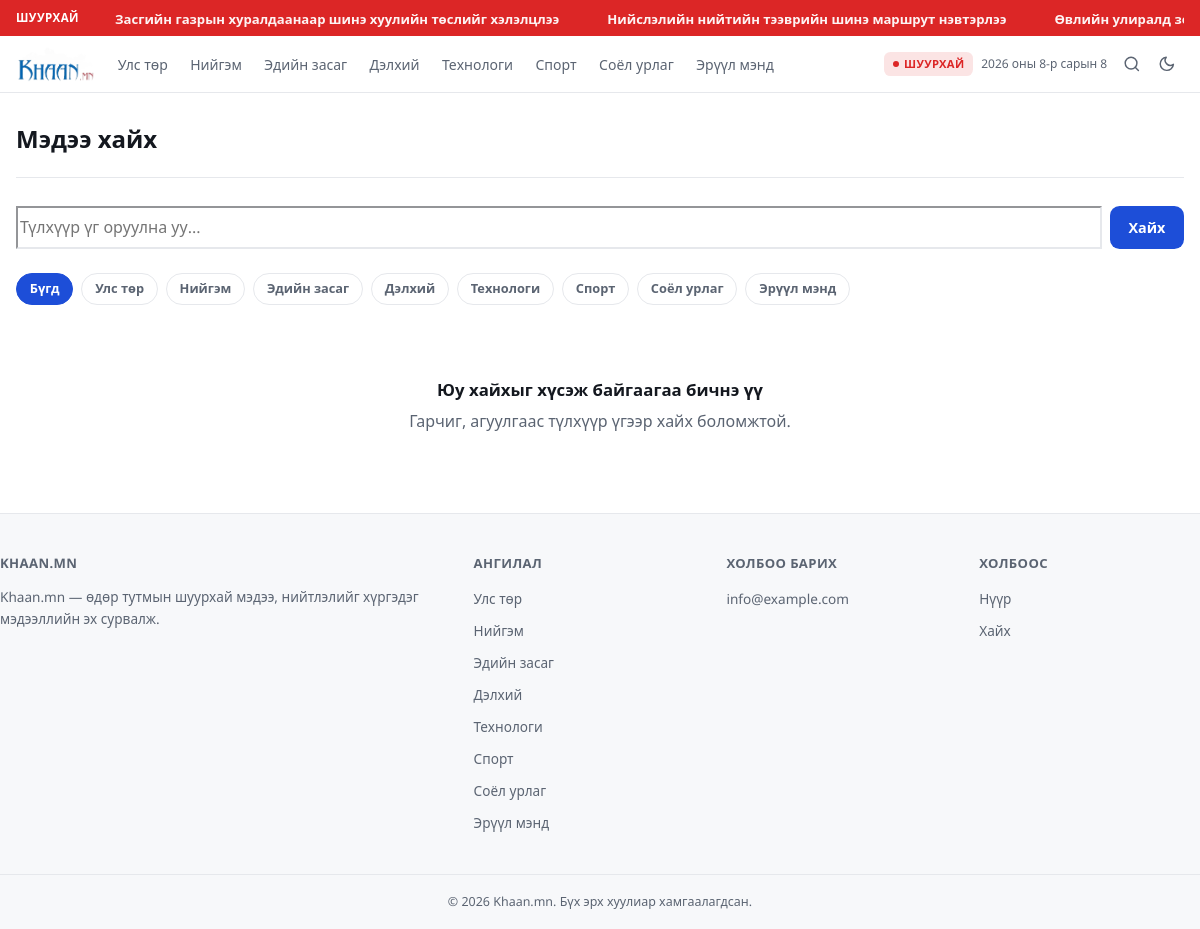
Screenshot of /search.php with the database file from the repository.
### tables this page shows
CREATE TABLE IF NOT EXISTS articles (
  id                      INT UNSIGNED AUTO_INCREMENT PRIMARY KEY,
  title                   VARCHAR(255) NOT NULL,
  slug                    VARCHAR(255) NOT NULL UNIQUE,
  excerpt                 TEXT NULL,
  content                 LONGTEXT NOT NULL,
  content_text            LONGTEXT NULL,
  status                  ENUM('draft','scheduled','published','archived') NOT NULL DEFAULT 'draft',
  featured_image_url      VARCHAR(500) NULL,
  featured_image_caption  VARCHAR(300) NULL,
  video_url               VARCHAR(500) NULL,
  category_id             INT UNSIGNED NULL,
  author_name             VARCHAR(120) NULL,
  is_featured             TINYINT(1) NOT NULL DEFAULT 0,
  is_breaking             TINYINT(1) NOT NULL DEFAULT 0,
  is_hero                 TINYINT(1) NOT NULL DEFAULT 0,
  reading_time_min        SMALLINT UNSIGNED NOT NULL DEFAULT 1,
  view_count              INT UNSIGNED NOT NULL DEFAULT 0,
  seo_title               VARCHAR(200) NULL,
  seo_description         VARCHAR(320) NULL,
  source_name             VARCHAR(160) NULL,
  source_url              VARCHAR(500) NULL,
  published_at            DATETIME NULL,
  scheduled_at            DATETIME NULL,
  created_at              DATETIME NOT NULL DEFAULT CURRENT_TIMESTAMP,
  updated_at              DATETIME NOT NULL DEFAULT CURRENT_TIMESTAMP ON UPDATE CURRENT_TIMESTAMP,
  CONSTRAINT fk_articles_category FOREIGN KEY (category_id) REFERENCES categories(id) ON DELETE SET NULL,
  KEY idx_articles_status (status),
  KEY idx_articles_category (category_id),
  KEY idx_articles_published (published_at),
  KEY idx_articles_featured (is_featured),
  KEY idx_articles_breaking (is_breaking),
  KEY idx_articles_hero (is_hero),
  FULLTEXT KEY ft_articles_search (title, excerpt, content_text)
);

CREATE TABLE IF NOT EXISTS site_settings (
  id                        TINYINT UNSIGNED NOT NULL PRIMARY KEY DEFAULT 1,
  site_name                 VARCHAR(160) NOT NULL DEFAULT 'Монгол Мэдээ',
  logo_url                  VARCHAR(500) NULL,
  logo_dark_url             VARCHAR(500) NULL,
  favicon_url               VARCHAR(500) NULL,
  primary_color             VARCHAR(7) NOT NULL DEFAULT '#1d4ed8',
  contact_email             VARCHAR(190) NULL,
  contact_phone             VARCHAR(60) NULL,
  contact_address           VARCHAR(255) NULL,
  facebook_url              VARCHAR(300) NULL,
  twitter_url               VARCHAR(300) NULL,
  youtube_url               VARCHAR(300) NULL,
  instagram_url             VARCHAR(300) NULL,
  footer_description        TEXT NULL,
  seo_default_title         VARCHAR(200) NULL,
  seo_default_description   VARCHAR(320) NULL,
  analytics_id              VARCHAR(60) NULL,
  articles_per_page         TINYINT UNSIGNED NOT NULL DEFAULT 12,
  dark_mode_enabled         TINYINT(1) NOT NULL DEFAULT 1,
  maintenance_mode          TINYINT(1) NOT NULL DEFAULT 0,
  maintenance_message       TEXT NULL,
  updated_at                DATETIME NOT NULL DEFAULT CURRENT_TIMESTAMP ON UPDATE CURRENT_TIMESTAMP
);

CREATE TABLE IF NOT EXISTS categories (
  id          INT UNSIGNED AUTO_INCREMENT PRIMARY KEY,
  name        VARCHAR(120) NOT NULL,
  slug        VARCHAR(160) NOT NULL UNIQUE,
  description TEXT NULL,
  color       VARCHAR(7) NOT NULL DEFAULT '#1d4ed8',
  image_url   VARCHAR(500) NULL,
  sort_order  INT NOT NULL DEFAULT 0,
  is_active   TINYINT(1) NOT NULL DEFAULT 1,
  created_at  DATETIME NOT NULL DEFAULT CURRENT_TIMESTAMP,
  updated_at  DATETIME NOT NULL DEFAULT CURRENT_TIMESTAMP ON UPDATE CURRENT_TIMESTAMP,
  KEY idx_categories_sort (sort_order),
  KEY idx_categories_active (is_active)
);

### includes/functions.php (called while the page is built, shortened)
<?php
function e(?string $value): string
{
    return htmlspecialchars($value ?? '', ENT_QUOTES, 'UTF-8');
}
function base_path(string $path = ''): string
{
    return BASE_PATH . $path;
}
function asset(string $path): string
{
    return base_path($path);
}
function url_home(): string
{
    return base_path('/');
}
function resolve_media_url(?string $url): string
{
    return preg_match('#^https?://#i', $url) ? $url : base_path($url);
}
function url_news(string $slug): string
{
    return PRETTY_URLS
        ? base_path('/news/' . rawurlencode($slug))
        : base_path('/news.php?slug=' . urlencode($slug));
}
function url_category(string $slug): string
{
    return PRETTY_URLS
        ? base_path('/category/' . rawurlencode($slug))
        : base_path('/category.php?slug=' . urlencode($slug));
}
function url_search(string $query = ''): string
{
    $qs = $query !== '' ? ('?q=' . urlencode($query)) : '';
    return base_path('/search.php' . $qs);
}
function format_mn_date($date): string
{
    $d = $date instanceof DateTimeInterface ? $date : new DateTime((string) $date);
    return $d->format('Y') . ' оны ' . MN_MONTHS[(int) $d->format('n') - 1] . 'ын ' . (int) $d->format('j');
}

### includes/settings.php (called while the page is built, shortened)
<?php
function load_site_settings(PDO $pdo): array
{
    $row = $pdo->query('SELECT * FROM site_settings WHERE id = 1')->fetch();
    $cache = $row;
    return $cache;
}

### includes/bootstrap.php (called while the page is built, shortened)
<?php
require_once __DIR__ . '/db.php';
require_once __DIR__ . '/functions.php';
require_once __DIR__ . '/settings.php';
$settings = load_site_settings($pdo);

### search.php (the view, shortened to what this page needs)
<?php
require_once __DIR__ . '/includes/bootstrap.php';
$q = trim((string) ($_GET['q'] ?? ''));
$categories = $pdo->query('SELECT id, name, slug FROM categories WHERE is_active = 1 ORDER BY sort_order ASC, name ASC')->fetchAll();
$categoryId = null;
require __DIR__ . '/includes/header.php';
?>
<div class="container">
  <div class="page-header">
    <h1 class="page-header__title">Мэдээ хайх</h1>
  </div>
  <form class="search-form" action="<?= e(base_path('/search.php')) ?>" method="get">
    <input type="search" name="q" value="<?= e($q) ?>" placeholder="Түлхүүр үг оруулна уу..." required>
    <button type="submit" class="btn btn-primary">Хайх</button>
  </form>
  <?php if ($categories): ?>
    <div class="filter-bar">
      <a class="filter-chip<?= $categoryId === null ? ' is-active' : '' ?>" href="<?= e(url_search($q)) ?>">Бүгд</a>
      <?php foreach ($categories as $c): ?>
        <?php $qs = http_build_query(array_filter(['q' => $q, 'category' => $c['slug']])); ?>
        <a class="filter-chip<?= $categoryId === (int) $c['id'] ? ' is-active' : '' ?>" href="<?= e(base_path('/search.php?' . $qs)) ?>"><?= e($c['name']) ?></a>
      <?php endforeach; ?>
    </div>
  <?php endif; ?>
  <?php if ($q === ''): ?>
    <div class="empty-state">
      <h3>Юу хайхыг хүсэж байгаагаа бичнэ үү</h3>
      <p>Гарчиг, агуулгаас түлхүүр үгээр хайх боломжтой.</p>
    </div>
  <?php endif; ?>
</div>
<?php require __DIR__ . '/includes/footer.php'; ?>

### includes/header.php (shortened to what this page needs)
<?php
$siteName = $settings['site_name'] ?? 'Мэдээний сайт';
$activeCategories = $pdo->query(
    'SELECT id, name, slug, color FROM categories WHERE is_active = 1 ORDER BY sort_order ASC, name ASC'
)->fetchAll();
$breakingArticles = $pdo->query(
    "SELECT id, title, slug FROM articles WHERE status = 'published' AND is_breaking = 1 ORDER BY published_at DESC LIMIT 8"
)->fetchAll();
$currentPath = strtok($_SERVER['REQUEST_URI'] ?? '', '?');
?><!doctype html>
<html lang="mn">
<head>
<link rel="stylesheet" href="<?= e(asset('/assets/css/style.css')) ?>">
</head>
<body>
<?php if ($breakingArticles): ?>
<div class="breaking-bar">
  <div class="container breaking-bar__inner">
    <span class="breaking-bar__label">Шуурхай</span>
    <div class="breaking-bar__viewport">
      <div class="breaking-bar__track">
        <?php foreach (array_merge($breakingArticles, $breakingArticles) as $b): ?>
          <a href="<?= e(url_news($b['slug'])) ?>"><?= e($b['title']) ?></a>
        <?php endforeach; ?>
      </div>
    </div>
  </div>
</div>
<?php endif; ?>
<header class="site-header">
  <div class="container site-header__inner">
    <a href="<?= e(url_home()) ?>" class="logo">
      <?php if (!empty($settings['logo_url']) || !empty($settings['logo_dark_url'])): ?>
        <?php $logoLight = $settings['logo_url'] ?? ''; $logoDarkVariant = $settings['logo_dark_url'] ?? ''; ?>
        <img src="<?= e(resolve_media_url($logoLight ?: $logoDarkVariant)) ?>" alt="<?= e($siteName) ?>" class="logo-light">
      <?php else: ?>
        <span style="font-weight:800;font-size:1.15rem;color:var(--foreground)"><?= e($siteName) ?></span>
      <?php endif; ?>
    </a>
    <nav class="main-nav no-scrollbar" aria-label="Ангилал">
      <?php foreach ($activeCategories as $cat): ?>
        <a href="<?= e(url_category($cat['slug'])) ?>" class="<?= str_starts_with($currentPath, url_category($cat['slug'])) ? 'is-active' : '' ?>"><?= e($cat['name']) ?></a>
      <?php endforeach; ?>
    </nav>
    <div class="header-actions">
      <?php if ($breakingArticles): ?>
        <span class="badge badge-breaking" style="margin-right:.4rem"><span class="dot"></span>Шуурхай</span>
      <?php endif; ?>
      <span class="header-date"><?= e(format_mn_date(new DateTime())) ?></span>
      <a href="<?= e(url_search()) ?>" class="icon-btn" aria-label="Нийтлэл хайх">
        <svg viewBox="0 0 24 24" fill="none" stroke="currentColor" stroke-width="2" stroke-linecap="round" stroke-linejoin="round"><circle cx="11" cy="11" r="8"/><line x1="21" y1="21" x2="16.65" y2="16.65"/></svg>
      </a>
      <?php if (!empty($settings['dark_mode_enabled'])): ?>
      <button type="button" class="icon-btn" data-theme-toggle aria-label="Өнгө солих">
        <svg class="icon-moon" viewBox="0 0 24 24" fill="none" stroke="currentColor" stroke-width="2" stroke-linecap="round" stroke-linejoin="round"><path d="M21 12.79A9 9 0 1 1 11.21 3 7 7 0 0 0 21 12.79z"/></svg>
      </button>
      <?php endif; ?>
    </div>
  </div>
</header>
<main id="main-content">

### includes/footer.php (shortened to what this page needs)
</main>
<footer class="site-footer">
  <div class="container footer-grid">
    <div class="footer-col">
      <h4><?= e($siteName) ?></h4>
      <?php if (!empty($settings['footer_description'])): ?>
        <p><?= nl2br(e($settings['footer_description'])) ?></p>
      <?php endif; ?>
    </div>
    <?php if (!empty($activeCategories)): ?>
    <div class="footer-col">
      <h4>Ангилал</h4>
      <ul>
        <?php foreach (array_slice($activeCategories, 0, 8) as $cat): ?>
          <li><a href="<?= e(url_category($cat['slug'])) ?>"><?= e($cat['name']) ?></a></li>
        <?php endforeach; ?>
      </ul>
    </div>
    <?php endif; ?>
    <?php if (!empty($settings['contact_email']) || !empty($settings['contact_phone']) || !empty($settings['contact_address'])): ?>
    <div class="footer-col">
      <h4>Холбоо барих</h4>
      <ul>
        <?php if (!empty($settings['contact_email'])): ?><li><a href="mailto:<?= e($settings['contact_email']) ?>"><?= e($settings['contact_email']) ?></a></li><?php endif; ?>
      </ul>
    </div>
    <?php endif; ?>
    <div class="footer-col">
      <h4>Холбоос</h4>
      <ul>
        <li><a href="<?= e(url_home()) ?>">Нүүр</a></li>
        <li><a href="<?= e(url_search()) ?>">Хайх</a></li>
      </ul>
    </div>
  </div>
  <div class="footer-bottom">
    &copy; <?= date('Y') ?> <?= e($siteName) ?>. Бүх эрх хуулиар хамгаалагдсан.
  </div>
</footer>
</body>
</html>

### rows the page displays
articles: title "Засгийн газрын хуралдаанаар шинэ хуулийн төслийг хэлэлцлээ"
articles: title "Нийслэлийн нийтийн тээврийн шинэ маршрут нэвтэрлээ"
articles: title "Өвлийн улиралд…"
site_settings: logo_url (picture), site_name "KHAAN.MN", footer_description "Khaan.mn — өдөр тутмын шуурхай мэдээ, нийтлэлийг хүргэдэг мэдээллийн эх сурвалж.", contact_email "info@example.com", site_name "Khaan.mn"
categories: name "Улс төр"
categories: name "Нийгэм"
categories: name "Эдийн засаг"
categories: name "Дэлхий"
categories: name "Технологи"
categories: name "Спорт"
categories: name "Соёл урлаг"
categories: name "Эрүүл мэнд"
